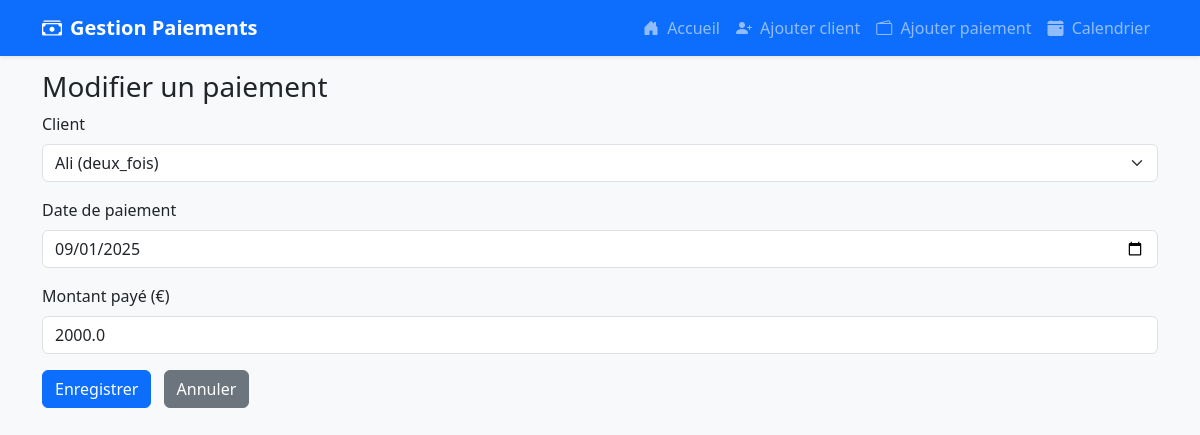
The app's page /modifier-paiement/3 with its own data.
### app.py (models this page shows)
class Paiement(db.Model):
    id = db.Column(db.Integer, primary_key=True)
    client_id = db.Column(db.Integer, db.ForeignKey('client.id'), nullable=False)
    date_paiement = db.Column(db.Date, nullable=False)
    montant_paye = db.Column(db.Float, nullable=False)
    reste = db.Column(db.Float, nullable=False)
    statut = db.Column(db.String(20), nullable=False)

class Client(db.Model):
    id = db.Column(db.Integer, primary_key=True)
    nom = db.Column(db.String(100), nullable=False)
    email = db.Column(db.String(100), unique=True, nullable=False)
    telephone = db.Column(db.String(20))
    adresse = db.Column(db.String(200))
    modalite_paiement = db.Column(db.String(20), nullable=False)
    montant_total = db.Column(db.Float, nullable=False)
    paiements = db.relationship('Paiement', backref='client', lazy=True, cascade="all, delete-orphan")

### app.py (the view, shortened to what this page needs)
@app.route('/modifier-paiement/<int:id>', methods=['GET', 'POST'])
def modifier_paiement(id):
    paiement = Paiement.query.get_or_404(id)
    clients = Client.query.all()
    return render_template('edit_payment.html', paiement=paiement, clients=clients)

### templates/edit_payment.html
{% extends 'layout.html' %}
{% block content %}
<h3>Modifier un paiement</h3>
<form method="POST" action="{{ url_for('modifier_paiement', id=paiement.id) }}">
    <div class="mb-3">
        <label for="client_id" class="form-label">Client</label>
        <select name="client_id" id="client_id" class="form-select" required>
            {% for client in clients %}
            <option value="{{ client.id }}" {% if client.id == paiement.client_id %}selected{% endif %}>
                {{ client.nom }} ({{ client.modalite_paiement }})
            </option>
            {% endfor %}
        </select>
    </div>
    <div class="mb-3">
        <label for="date_paiement" class="form-label">Date de paiement</label>
        <input type="date" name="date_paiement" id="date_paiement" class="form-control" value="{{ paiement.date_paiement }}" required />
    </div>
    <div class="mb-3">
        <label for="montant_paye" class="form-label">Montant payé (€)</label>
        <input type="number" step="0.01" name="montant_paye" id="montant_paye" class="form-control" value="{{ paiement.montant_paye }}" required />
    </div>
    <button type="submit" class="btn btn-primary">Enregistrer</button>
    <a href="{{ url_for('dashboard') }}" class="btn btn-secondary ms-2">Annuler</a>
</form>
{% endblock %}

### templates/layout.html (style rules this page uses)
body { padding-top: 70px; background-color: #f8f9fa; }

### records on screen
Paiement: client_id "Ali (deux_fois)", date_paiement "09/01/2025", montant_paye "2000.0"
